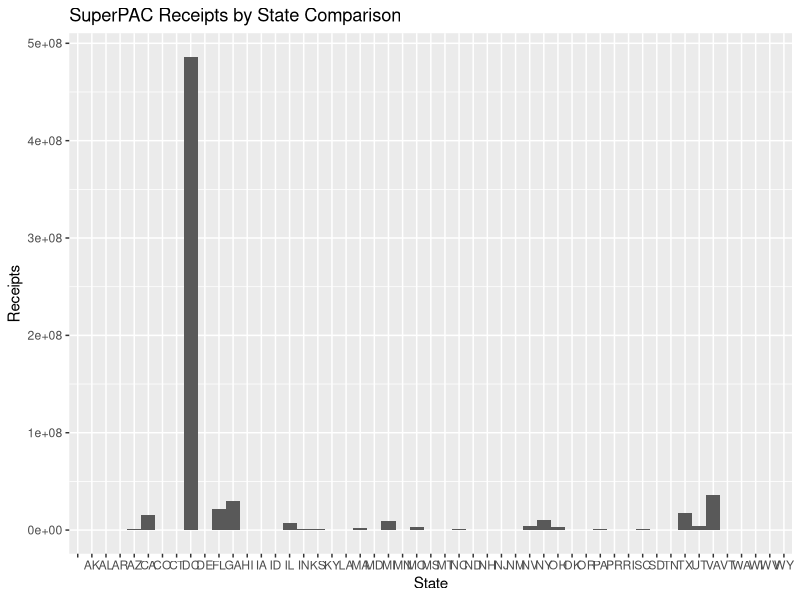
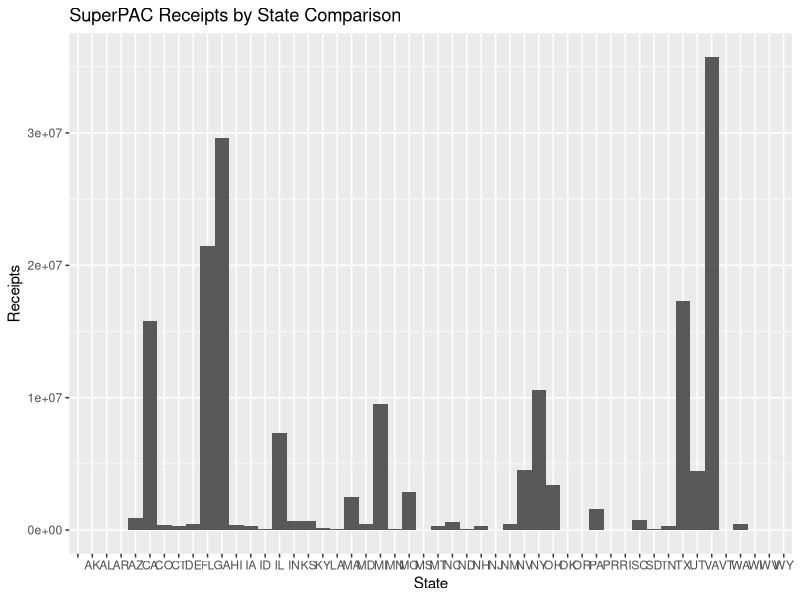
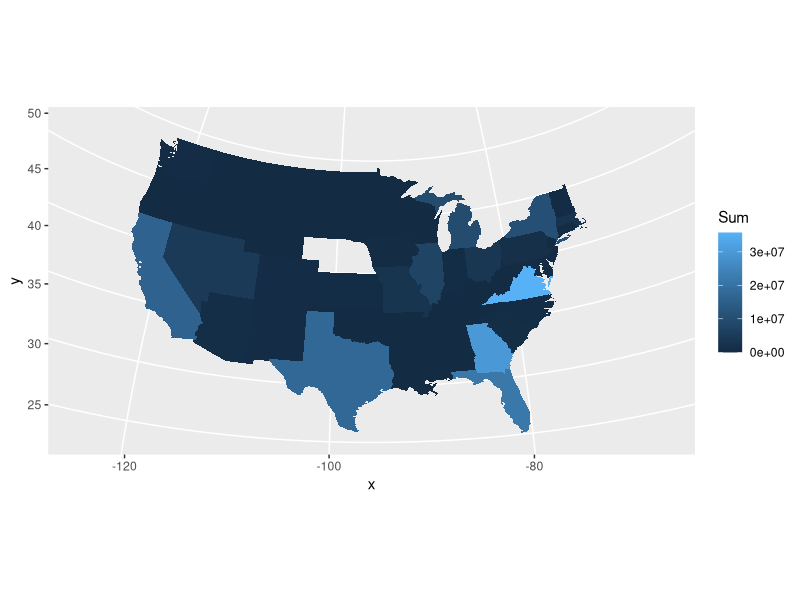
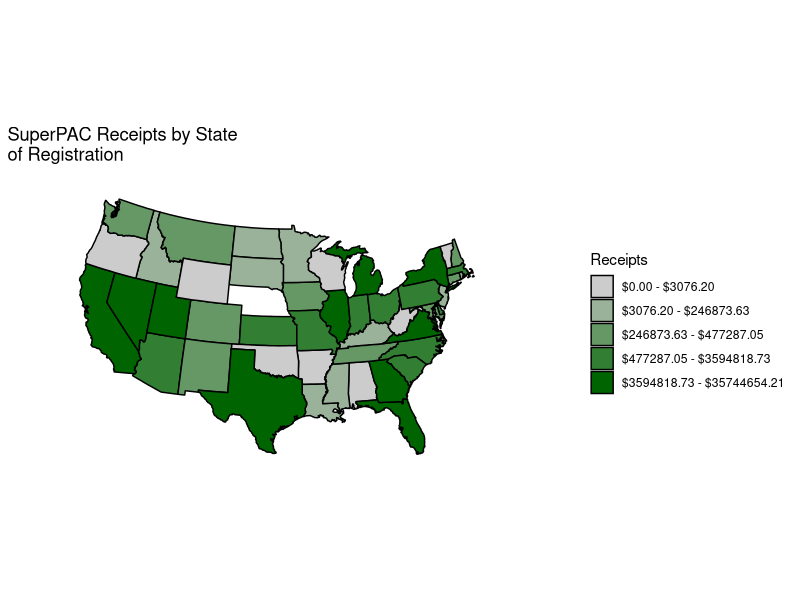

The R source for these figures, in order:
#!/usr/bin/Rscript

require(mapproj)
require(ggplot2)
require(grid)
library(maps)
require(plyr)

pac <- read.csv("./committee_summary.csv", header=TRUE)

names(pac)[12] <- "receipts"

pdata <- ddply(pac, "state", summarize, Sum = sum(receipts, na.rm=TRUE))

states_map <- map_data("state")

pdata$statelc <- tolower(state.name[match(pdata$state, state.abb)])

pdata$statelc[9] <- "district of columbia"

ggplot(data=pdata, aes(x=state, y=Sum)) + 
  geom_bar(width=1, stat="identity") + 
  theme(legend.position="none") + 
  labs(x="State", y="Receipts") + 
  ggtitle("SuperPAC Receipts by State Comparison")

pdata.noDC = subset(pdata, state!="DC")

ggplot(pdata.noDC, aes(x=state, y=Sum)) + 
  geom_bar(width=1, stat="identity") + 
  theme(legend.position="none") + labs(x="State", y="Receipts") + 
  ggtitle("SuperPAC Receipts by State Comparison")

ggplot(pdata.noDC, aes(map_id = statelc, fill=Sum)) + 
  geom_map(map=states_map) + 
  expand_limits(x=states_map$long, y=states_map$lat)+
  coord_map("polyconic")

qs = quantile(pdata.noDC$Sum, c(0.0, 0.2, 0.4, 0.6, 0.8, 1.0))
qsf = sprintf("$%.2f", qs)
qlabels = paste(head(qsf, -1), tail(qsf, -1), sep=' - ')

pdata.noDC$Sum_q <- cut(pdata.noDC$Sum, qs, labels=qlabels, include.lowest=TRUE)

pal <- colorRampPalette(c("grey80", "darkgreen"))(5)

clean_theme <- theme(axis.title = element_blank(), axis.text=element_blank(), panel.background=element_blank(), panel.grid=element_blank(), axis.ticks.length = unit(0, "cm"), complete=TRUE)

ggplot(pdata.noDC, aes(map_id = statelc, fill=Sum_q))+ geom_map(map=states_map, colour="black") + 
  scale_fill_manual(values=pal) + 
  expand_limits(x=states_map$long, y=states_map$lat)+
  coord_map("polyconic") + 
  labs(fill="Receipts", x="Longitude", y="Latitude") + 
  ggtitle("SuperPAC Receipts by State\nof Registration") + 
  clean_theme
